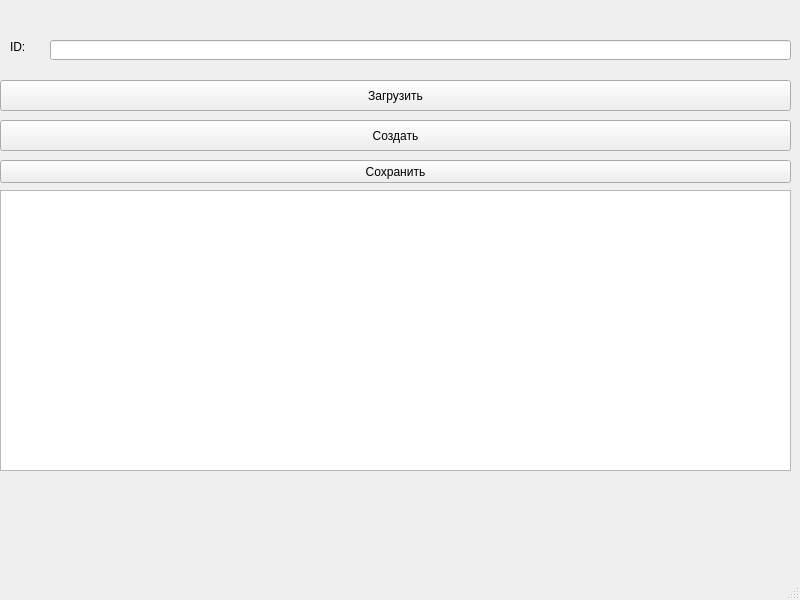
<?xml version="1.0" encoding="UTF-8"?>
<ui version="4.0">
 <class>MainWindow</class>
 <widget class="QMainWindow" name="MainWindow">
  <property name="geometry">
   <rect>
    <x>0</x>
    <y>0</y>
    <width>800</width>
    <height>600</height>
   </rect>
  </property>
  <property name="windowTitle">
   <string>MainWindow</string>
  </property>
  <widget class="QWidget" name="centralwidget">
   <widget class="QTableWidget" name="tableWidget">
    <property name="geometry">
     <rect>
      <x>0</x>
      <y>190</y>
      <width>791</width>
      <height>281</height>
     </rect>
    </property>
   </widget>
   <widget class="QPushButton" name="pushButton">
    <property name="geometry">
     <rect>
      <x>0</x>
      <y>80</y>
      <width>791</width>
      <height>31</height>
     </rect>
    </property>
    <property name="text">
     <string>Загрузить</string>
    </property>
   </widget>
   <widget class="QPushButton" name="pushButton_2">
    <property name="geometry">
     <rect>
      <x>0</x>
      <y>120</y>
      <width>791</width>
      <height>31</height>
     </rect>
    </property>
    <property name="text">
     <string>Создать</string>
    </property>
   </widget>
   <widget class="QLineEdit" name="lineEdit">
    <property name="geometry">
     <rect>
      <x>50</x>
      <y>40</y>
      <width>741</width>
      <height>20</height>
     </rect>
    </property>
   </widget>
   <widget class="QLabel" name="label">
    <property name="geometry">
     <rect>
      <x>10</x>
      <y>40</y>
      <width>47</width>
      <height>13</height>
     </rect>
    </property>
    <property name="text">
     <string>ID:</string>
    </property>
   </widget>
   <widget class="QPushButton" name="pushButton_3">
    <property name="geometry">
     <rect>
      <x>0</x>
      <y>160</y>
      <width>791</width>
      <height>23</height>
     </rect>
    </property>
    <property name="text">
     <string>Сохранить</string>
    </property>
   </widget>
  </widget>
  <widget class="QMenuBar" name="menubar">
   <property name="geometry">
    <rect>
     <x>0</x>
     <y>0</y>
     <width>800</width>
     <height>21</height>
    </rect>
   </property>
  </widget>
  <widget class="QStatusBar" name="statusbar"/>
 </widget>
 <resources/>
 <connections/>
</ui>
